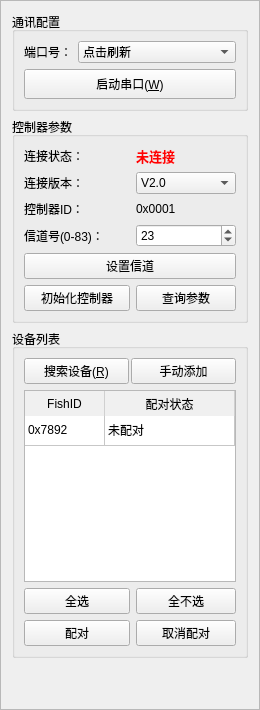
     <widget class="QFrame" name="frame_Sidebar">
      <property name="minimumSize">
       <size>
        <width>260</width>
        <height>0</height>
       </size>
      </property>
      <property name="maximumSize">
       <size>
        <width>260</width>
        <height>16777215</height>
       </size>
      </property>
      <property name="frameShape">
       <enum>QFrame::StyledPanel</enum>
      </property>
      <property name="frameShadow">
       <enum>QFrame::Raised</enum>
      </property>
      <layout class="QVBoxLayout" name="verticalLayout_Side">
       <item>
        <widget class="QGroupBox" name="grp_Serial">
         <property name="title">
          <string>通讯配置</string>
         </property>
         <layout class="QFormLayout" name="formLayout_Serial">
          <item row="0" column="0">
           <widget class="QLabel" name="lbl_Port">
            <property name="text">
             <string>端口号：</string>
            </property>
           </widget>
          </item>
          <item row="0" column="1">
           <widget class="QComboBox" name="combo_Port">
            <item>
             <property name="text">
              <string>点击刷新</string>
             </property>
            </item>
           </widget>
          </item>
          <item row="1" column="0" colspan="2">
           <widget class="QPushButton" name="btn_OpenSerial">
            <property name="minimumSize">
             <size>
              <width>0</width>
              <height>30</height>
             </size>
            </property>
            <property name="text">
             <string>启动串口(&amp;W)</string>
            </property>
            <property name="checkable">
             <bool>true</bool>
            </property>
           </widget>
          </item>
         </layout>
        </widget>
       </item>
       <item>
        <widget class="QGroupBox" name="grp_Controller">
         <property name="minimumSize">
          <size>
           <width>0</width>
           <height>0</height>
          </size>
         </property>
         <property name="title">
          <string>控制器参数</string>
         </property>
         <layout class="QHBoxLayout" name="horizontalLayout">
          <item>
           <layout class="QFormLayout" name="formLayout">
            <item row="0" column="0">
             <widget class="QLabel" name="lbl_CtrlLink">
              <property name="text">
               <string>连接状态：</string>
              </property>
             </widget>
            </item>
            <item row="0" column="1">
             <widget class="QLabel" name="lbl_CtrlLinkState">
              <property name="font">
               <font>
                <family>Microsoft YaHei UI</family>
                <pointsize>10</pointsize>
                <bold>true</bold>
               </font>
              </property>
              <property name="styleSheet">
               <string notr="true">color: red;
font-weight: bold;</string>
              </property>
              <property name="text">
               <string>未连接</string>
              </property>
             </widget>
            </item>
            <item row="1" column="0">
             <widget class="QLabel" name="lbl_CtrlVer">
              <property name="text">
               <string>连接版本：</string>
              </property>
             </widget>
            </item>
            <item row="1" column="1">
             <widget class="QComboBox" name="comboBox">
              <item>
               <property name="text">
                <string>V2.0</string>
               </property>
              </item>
              <item>
               <property name="text">
                <string>V1.1</string>
               </property>
              </item>
             </widget>
            </item>
            <item row="2" column="0">
             <widget class="QLabel" name="lbl_CtrlID">
              <property name="text">
               <string>控制器ID：</string>
              </property>
             </widget>
            </item>
            <item row="2" column="1">
             <widget class="QLabel" name="lbl_CtrlID_Val">
              <property name="text">
               <string>0x0001</string>
              </property>
             </widget>
            </item>
            <item row="3" column="0">
             <widget class="QLabel" name="lbl_CtrlCh">
              <property name="text">
               <string>信道号(0-83)：</string>
              </property>
             </widget>
            </item>
            <item row="3" column="1">
             <widget class="QSpinBox" name="spin_CtrlCh">
              <property name="sizePolicy">
               <sizepolicy hsizetype="Minimum" vsizetype="Fixed">
                <horstretch>0</horstretch>
                <verstretch>0</verstretch>
               </sizepolicy>
              </property>
              <property name="minimumSize">
               <size>
                <width>55</width>
                <height>0</height>
               </size>
              </property>
              <property name="maximum">
               <number>83</number>
              </property>
              <property name="value">
               <number>23</number>
              </property>
             </widget>
            </item>
            <item row="4" column="0" colspan="2">
             <widget class="QPushButton" name="btn_SetCtrlCh">
              <property name="text">
               <string>设置信道</string>
              </property>
             </widget>
            </item>
            <item row="5" column="0">
             <widget class="QPushButton" name="btn_InitCtrl">
              <property name="minimumSize">
               <size>
                <width>106</width>
                <height>0</height>
               </size>
              </property>
              <property name="text">
               <string>初始化控制器</string>
              </property>
             </widget>
            </item>
            <item row="5" column="1">
             <widget class="QPushButton" name="btn_QueryCtrl">
              <property name="text">
               <string>查询参数</string>
              </property>
             </widget>
            </item>
           </layout>
          </item>
         </layout>
        </widget>
       </item>
       <item>
        <widget class="QGroupBox" name="grp_Devices">
         <property name="minimumSize">
          <size>
           <width>0</width>
           <height>0</height>
          </size>
         </property>
         <property name="title">
          <string>设备列表</string>
         </property>
         <layout class="QVBoxLayout" name="verticalLayout">
          <item>
           <layout class="QHBoxLayout" name="horizontalLayout_DevBtns">
            <property name="spacing">
             <number>2</number>
            </property>
            <item>
             <widget class="QPushButton" name="btn_Search">
              <property name="text">
               <string>搜索设备(&amp;R)</string>
              </property>
             </widget>
            </item>
            <item>
             <widget class="QPushButton" name="btn_AddDevManual">
              <property name="text">
               <string>手动添加</string>
              </property>
             </widget>
            </item>
           </layout>
          </item>
          <item>
           <widget class="QTableWidget" name="table_Devices">
            <property name="styleSheet">
             <string notr="true">QHeaderView::section { background-color: #f0f0f0;
border: none; border-right: 1px solid #d0d0d0; height: 25px; }</string>
            </property>
            <property name="horizontalScrollBarPolicy">
             <enum>Qt::ScrollBarAlwaysOff</enum>
            </property>
            <property name="editTriggers">
             <set>QAbstractItemView::NoEditTriggers</set>
            </property>
            <property name="selectionMode">
             <enum>QAbstractItemView::SingleSelection</enum>
            </property>
            <property name="selectionBehavior">
             <enum>QAbstractItemView::SelectRows</enum>
            </property>
            <property name="showGrid">
             <bool>true</bool>
            </property>
            <property name="columnCount">
             <number>2</number>
            </property>
            <attribute name="horizontalHeaderVisible">
             <bool>true</bool>
            </attribute>
            <attribute name="horizontalHeaderDefaultSectionSize">
             <number>80</number>
            </attribute>
            <attribute name="horizontalHeaderStretchLastSection">
             <bool>true</bool>
            </attribute>
            <attribute name="verticalHeaderVisible">
             <bool>false</bool>
            </attribute>
            <row>
             <property name="text">
              <string>1</string>
             </property>
            </row>
            <column>
             <property name="text">
              <string>FishID</string>
             </property>
            </column>
            <column>
             <property name="text">
              <string>配对状态</string>
             </property>
            </column>
            <item row="0" column="0">
             <property name="text">
              <string>0x7892</string>
             </property>
            </item>
            <item row="0" column="1">
             <property name="text">
              <string>未配对</string>
             </property>
            </item>
           </widget>
          </item>
          <item>
           <layout class="QFormLayout" name="formLayout_2">
            <item row="0" column="0">
             <widget class="QPushButton" name="btn_SelectAll">
              <property name="sizePolicy">
               <sizepolicy hsizetype="Fixed" vsizetype="Fixed">
                <horstretch>0</horstretch>
                <verstretch>0</verstretch>
               </sizepolicy>
              </property>
              <property name="minimumSize">
               <size>
                <width>106</width>
                <height>0</height>
               </size>
              </property>
              <property name="text">
               <string>全选</string>
              </property>
             </widget>
            </item>
            <item row="0" column="1">
             <widget class="QPushButton" name="btn_SelectNone">
              <property name="text">
               <string>全不选</string>
              </property>
             </widget>
            </item>
            <item row="1" column="0">
             <widget class="QPushButton" name="btn_SelectNone_2">
              <property name="sizePolicy">
               <sizepolicy hsizetype="Fixed" vsizetype="Fixed">
                <horstretch>0</horstretch>
                <verstretch>0</verstretch>
               </sizepolicy>
              </property>
              <property name="minimumSize">
               <size>
                <width>106</width>
                <height>0</height>
               </size>
              </property>
              <property name="text">
               <string>配对</string>
              </property>
             </widget>
            </item>
            <item row="1" column="1">
             <widget class="QPushButton" name="btn_SelectNone_3">
              <property name="text">
               <string>取消配对</string>
              </property>
             </widget>
            </item>
           </layout>
          </item>
         </layout>
        </widget>
       </item>
       <item>
        <spacer name="verticalSpacer_Side">
         <property name="orientation">
          <enum>Qt::Vertical</enum>
         </property>
         <property name="sizeHint" stdset="0">
          <size>
           <width>20</width>
           <height>40</height>
          </size>
         </property>
        </spacer>
       </item>
      </layout>
     </widget>
